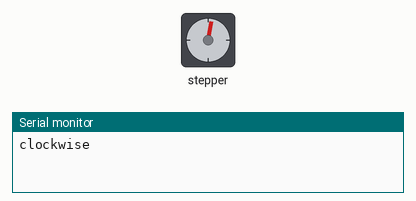
Simulated run of this sketch. Board: Arduino Uno, built with avr-gcc and run on an emulated ATmega328P. On the bench: stepper motor, the last lines printed to the serial monitor. Stepper angles assume 400 steps per turn.

Above: at 0.05 s.
At 0.6 s:
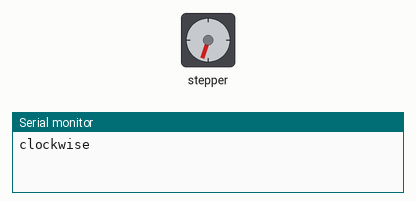
At 5.65 s:
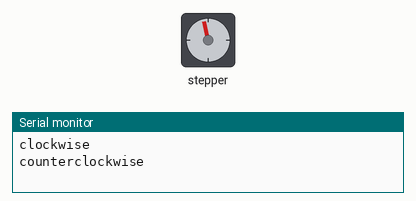
At 6.2 s:
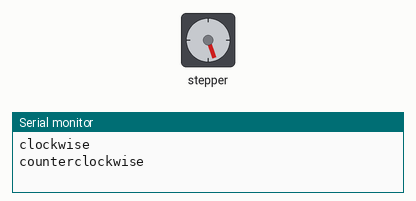
Timing chart, 0 to 14.6 s (numbered marks = the images above):
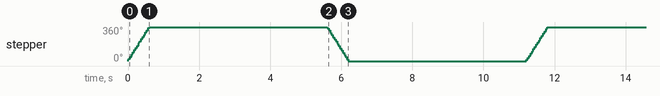

The sketch:

Stepper_motor_L298N.ino
```cpp
/*
Test step motor L298N *** Use for test

Nema 17

Driver > DM542


*/
// Include the Arduino Stepper Library
#include <Stepper.h>

// Number of steps per output rotation
const int stepsPerRevolution = 400;  //Set 400

// Create Instance of Stepper library
Stepper myStepper(stepsPerRevolution, 8, 9, 10, 11);//IN1,IN2,IN3,IN4


void setup()
{
  // set the speed at 60 rpm: Not ok
  myStepper.setSpeed(100);//Set 100
  // initialize the serial port:
  Serial.begin(9600);
}

void loop()
{
  // step one revolution in one direction:
  Serial.println("clockwise");
  myStepper.step(stepsPerRevolution);
  delay(5000);

  // step one revolution in the other direction:
  Serial.println("counterclockwise");
  myStepper.step(-stepsPerRevolution);
  delay(5000);
}
```

Measured:
- by itself, stepper: turns 360° clockwise in 0.60 s, then 360° counter-clockwise in 0.59 s, repeating every 11.2 s
